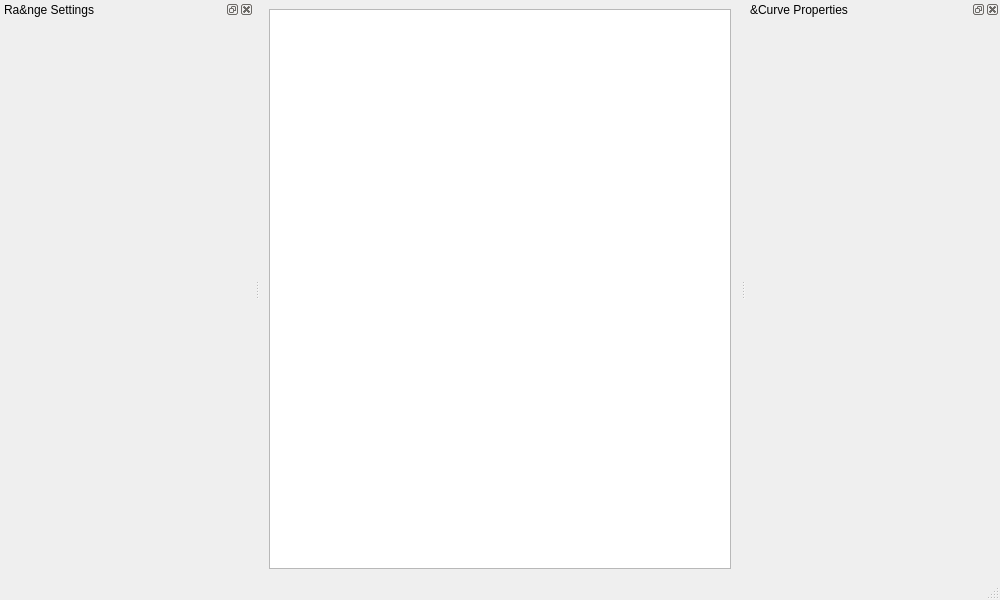
<?xml version="1.0" encoding="UTF-8"?>
<ui version="4.0">
 <class>MainWindow</class>
 <widget class="QMainWindow" name="MainWindow">
  <property name="geometry">
   <rect>
    <x>0</x>
    <y>0</y>
    <width>1000</width>
    <height>600</height>
   </rect>
  </property>
  <property name="minimumSize">
   <size>
    <width>1000</width>
    <height>600</height>
   </size>
  </property>
  <property name="windowTitle">
   <string>MainWindow</string>
  </property>
  <widget class="QWidget" name="centralWidget">
   <property name="enabled">
    <bool>true</bool>
   </property>
   <property name="sizePolicy">
    <sizepolicy hsizetype="Preferred" vsizetype="Preferred">
     <horstretch>0</horstretch>
     <verstretch>0</verstretch>
    </sizepolicy>
   </property>
   <property name="mouseTracking">
    <bool>false</bool>
   </property>
   <layout class="QHBoxLayout" name="horizontalLayout">
    <property name="sizeConstraint">
     <enum>QLayout::SetDefaultConstraint</enum>
    </property>
    <item>
     <widget class="View" name="chartView">
      <property name="sizePolicy">
       <sizepolicy hsizetype="Preferred" vsizetype="Preferred">
        <horstretch>0</horstretch>
        <verstretch>0</verstretch>
       </sizepolicy>
      </property>
      <property name="cursor" stdset="0">
       <cursorShape>CrossCursor</cursorShape>
      </property>
      <property name="mouseTracking">
       <bool>true</bool>
      </property>
      <property name="horizontalScrollBarPolicy">
       <enum>Qt::ScrollBarAsNeeded</enum>
      </property>
      <property name="interactive">
       <bool>true</bool>
      </property>
      <property name="renderHints">
       <set>QPainter::Antialiasing|QPainter::TextAntialiasing</set>
      </property>
      <property name="dragMode">
       <enum>QGraphicsView::NoDrag</enum>
      </property>
     </widget>
    </item>
   </layout>
  </widget>
  <widget class="QMenuBar" name="menubar">
   <property name="geometry">
    <rect>
     <x>0</x>
     <y>0</y>
     <width>1000</width>
     <height>29</height>
    </rect>
   </property>
  </widget>
  <widget class="QStatusBar" name="statusbar"/>
  <widget class="LeftWidget" name="leftWidget">
   <property name="sizePolicy">
    <sizepolicy hsizetype="Preferred" vsizetype="Preferred">
     <horstretch>0</horstretch>
     <verstretch>0</verstretch>
    </sizepolicy>
   </property>
   <property name="minimumSize">
    <size>
     <width>254</width>
     <height>50</height>
    </size>
   </property>
   <property name="windowTitle">
    <string>Ra&amp;nge Settings</string>
   </property>
   <attribute name="dockWidgetArea">
    <number>1</number>
   </attribute>
   <widget class="QWidget" name="leftWidgetContents">
    <property name="minimumSize">
     <size>
      <width>250</width>
      <height>0</height>
     </size>
    </property>
    <layout class="QGridLayout" name="leftWidgetLayout"/>
   </widget>
  </widget>
  <widget class="RightWidget" name="rightWidget">
   <property name="sizePolicy">
    <sizepolicy hsizetype="Preferred" vsizetype="Preferred">
     <horstretch>0</horstretch>
     <verstretch>0</verstretch>
    </sizepolicy>
   </property>
   <property name="minimumSize">
    <size>
     <width>254</width>
     <height>50</height>
    </size>
   </property>
   <property name="maximumSize">
    <size>
     <width>524287</width>
     <height>524287</height>
    </size>
   </property>
   <property name="floating">
    <bool>false</bool>
   </property>
   <property name="windowTitle">
    <string>&amp;Curve Properties</string>
   </property>
   <attribute name="dockWidgetArea">
    <number>2</number>
   </attribute>
   <widget class="QWidget" name="rightWidgetContents">
    <property name="minimumSize">
     <size>
      <width>250</width>
      <height>0</height>
     </size>
    </property>
    <layout class="QFormLayout" name="formLayout"/>
   </widget>
  </widget>
 </widget>
 <customwidgets>
  <customwidget>
   <class>View</class>
   <extends>QGraphicsView</extends>
   <header>Alames/chartview</header>
  </customwidget>
  <customwidget>
   <class>RightWidget</class>
   <extends>QDockWidget</extends>
   <header>Alames/rightwidget</header>
   <container>1</container>
  </customwidget>
  <customwidget>
   <class>LeftWidget</class>
   <extends>QDockWidget</extends>
   <header>Alames/leftwidget</header>
   <container>1</container>
  </customwidget>
 </customwidgets>
 <resources/>
 <connections/>
</ui>
